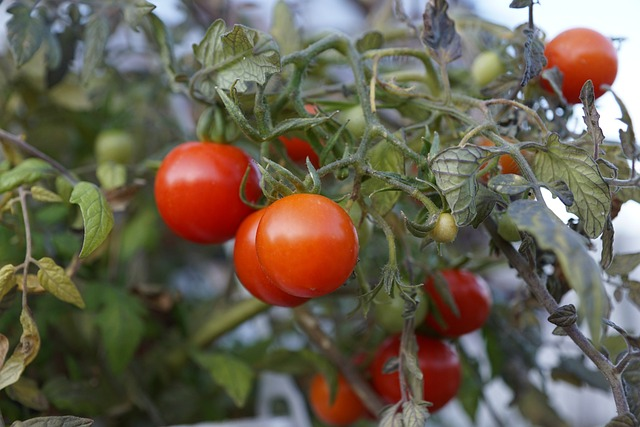
#> input picture aws_tomato/image/171.jpg, 640 x 427 px
$ python -i img_filter.py   (imports and definitions only)
#> lines starting #> are read from the running program, lines starting #| are printed output that depends on the picture
#> further down, picture is the input picture: shape (427, 640, 3); mean B, G, R 80.4, 97.4, 105.3
import cv2
import copy
import numpy as np


def homomorphic_filter(img):
    ### homomorphic filter는 gray scale image에 대해서 밖에 안 되므로
    ### YUV color space로 converting한 뒤 Y에 대해 연산을 진행
    img_YUV = cv2.cvtColor(img, cv2.COLOR_BGR2YUV)
#> img_YUV: shape (427, 640, 3); mean of channels 0, 1, 2 97.8, 119.5, 134.6

    y = copy.deepcopy(img_YUV)  # 깊은 복사로 원본에 대한 주소참조를 방지, 원본 보존 및 복사본의 독립성 유지.
    y = y[:,:,0]    # 밝기 영역 (Y)을 조절히기 위한 slicing과정
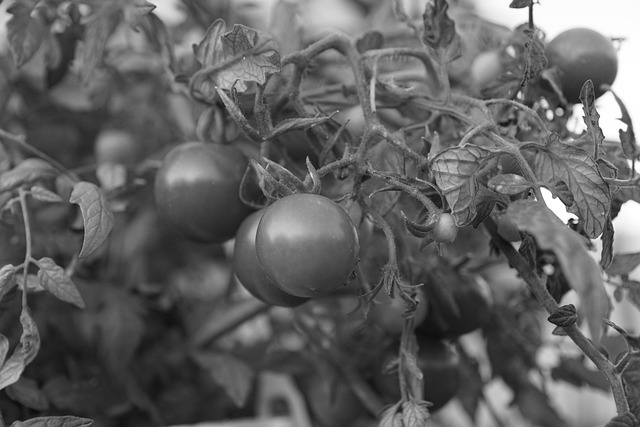
#> y: shape (427, 640); min 1, max 255, mean 97.8

    rows = y.shape[0]
#> rows = 427
    cols = y.shape[1]
#> cols = 640

    ### illumination elements와 reflectance elements를 분리하기 위해 log를 취함
    imgLog = np.log1p(np.array(y, dtype='float') / 255) # y값을 0~1사이로 조정한 뒤 log(x+1)
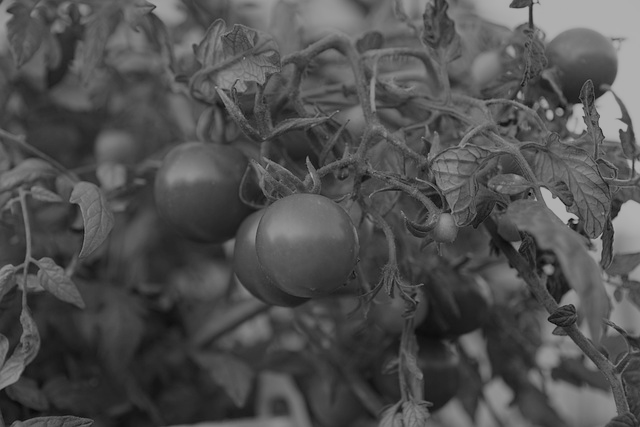
#> imgLog: shape (427, 640) float64; min 0.00391, max 0.693, mean 0.316


    ### frequency를 이미지로 나타내면 4분면에 대칭적으로 나타나므로
    ### 4분면 중 하나에 이미지를 대응시키기 위해 row와 column을 2배씩 늘려줌
    M = 2*rows + 1
#> M = 855
    N = 2*cols + 1
#> N = 1281

    ### gaussian mask 생성 sigma = 10
    sigma = 10
    (X, Y) = np.meshgrid(np.linspace(0, N-1, N), np.linspace(0, M-1, M)) # 0~N-1(and M-1) 까지 1단위로 space를 만듬

    Xc = np.ceil(N/2) # 올림 연산
#> Xc = 641
    Yc = np.ceil(M/2)
#> Yc = 428
    gaussianNumerator = (X - Xc)**2 + (Y - Yc)**2 # 가우시안 분자 생성

    ### low pass filter와 high pass filter 생성
    LPF = np.exp(-gaussianNumerator / (2*sigma*sigma))
    HPF = 1 - LPF

    ### LPF랑 HPF를 0이 가운데로 오도록iFFT함.
    ### 사실 이 부분이 잘 이해가 안 가는데 plt로 이미지를 띄워보니 shuffling을 수행한 효과가 났음
    ### 에너지를 각 귀퉁이로 모아 줌
    LPF_shift = np.fft.ifftshift(LPF.copy())
    HPF_shift = np.fft.ifftshift(HPF.copy())

    ### Log를 씌운 이미지를 FFT해서 LPF와 HPF를 곱해 LF성분과 HF성분을 나눔
    img_FFT = np.fft.fft2(imgLog.copy(), (M, N))
    img_LF = np.real(np.fft.ifft2(img_FFT.copy() * LPF_shift, (M, N))) # low frequency 성분
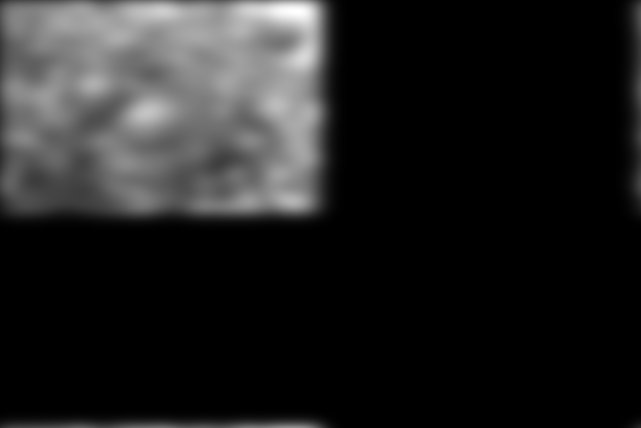
#> img_LF: shape (855, 1281) float64 (shown at 1/2 size); min -1.99e-16, max 0.592, mean 0.0781; drawn with min black and max white
    img_HF = np.real(np.fft.ifft2(img_FFT.copy() * HPF_shift, (M, N))) # high frequency 성분
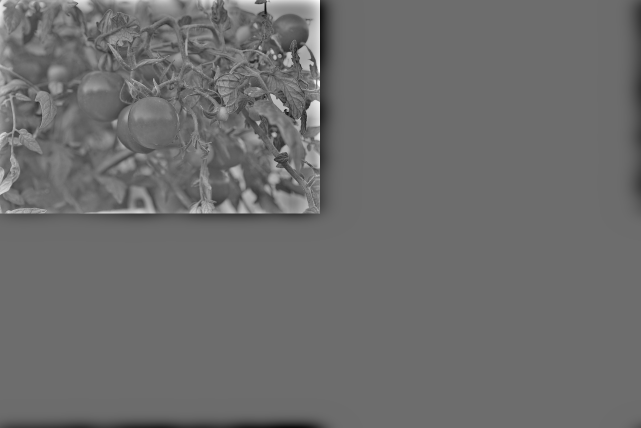
#> img_HF: shape (855, 1281) float64 (shown at 1/2 size); min -0.375, max 0.502, mean 0.000785; drawn with min black and max white

    ### 각 LF, HF 성분에 scaling factor를 곱해주어 조명값과 반사값을 조절함
    gamma1 = 0.3
    gamma2 = 1.5
    img_adjusting = gamma1*img_LF[0:rows, 0:cols] + gamma2*img_HF[0:rows, 0:cols]
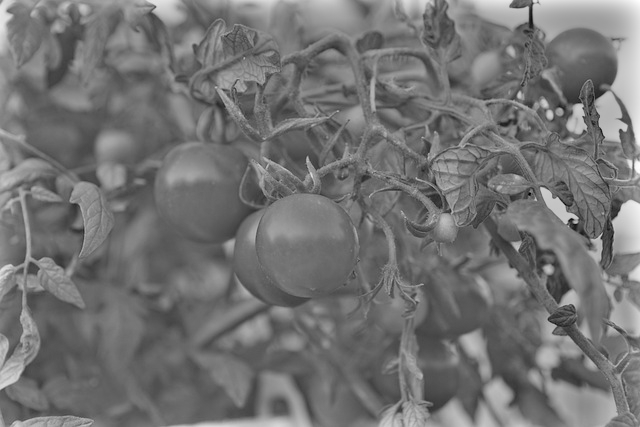
#> img_adjusting: shape (427, 640) float64; min -0.448, max 0.807, mean 0.122; drawn with min black and max white

    ### 조정된 데이터를 이제 exp 연산을 통해 이미지로 만들어줌
    img_exp = np.expm1(img_adjusting) # exp(x) + 1
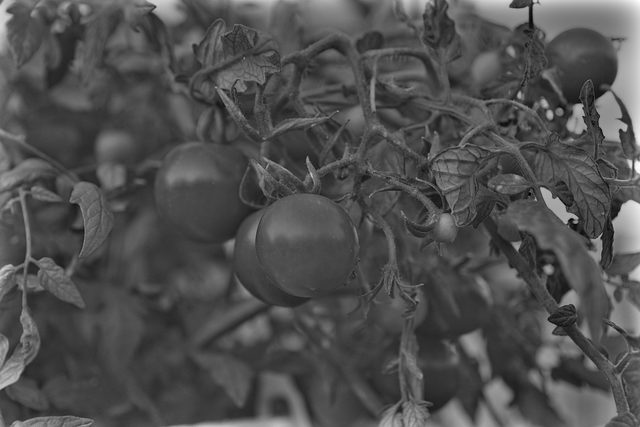
#> img_exp: shape (427, 640) float64; min -0.361, max 1.24, mean 0.142; drawn with min black and max white
    img_exp = (img_exp - np.min(img_exp)) / (np.max(img_exp) - np.min(img_exp)) # 0~1사이로 정규화
    img_out = np.array(255*img_exp, dtype = 'uint8') # 255를 곱해서 intensity값을 만들어줌

    ### 마지막으로 YUV에서 Y space를 filtering된 이미지로 교체해주고 RGB space로 converting
    img_YUV[:,:,0] = img_out
#> img_YUV: shape (427, 640, 3); mean of channels 0, 1, 2 79.6, 119.5, 134.6

    result = cv2.cvtColor(img_YUV, cv2.COLOR_YUV2BGR)
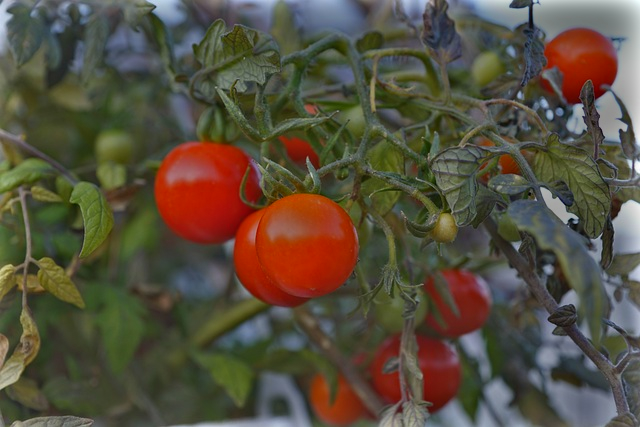
#> result: shape (427, 640, 3); mean B, G, R 62.7, 79.1, 87

    return result

def red_filter():

    return ""

def green_filter():

    return ""

def histogram_normalize(img):
    #--① 컬러 스케일을 BGR에서 YUV로 변경
    img_yuv = cv2.cvtColor(img, cv2.COLOR_BGR2YUV)

    #--② YUV 컬러 스케일의 첫번째 채널에 대해서 이퀄라이즈 적용
    img_yuv[:,:,0] = cv2.equalizeHist(img_yuv[:,:,0])

    #--③ 컬러 스케일을 YUV에서 BGR로 변경
    img2 = cv2.cvtColor(img_yuv, cv2.COLOR_YUV2BGR)

    return img2

def edge(img):

    return ""

>>> import cv2
>>> picture = cv2.imread('../../image/171.jpg')
>>> result = homomorphic_filter(picture)

$ run again, on aws_tomato/image/mixed_tomato_1.jpg
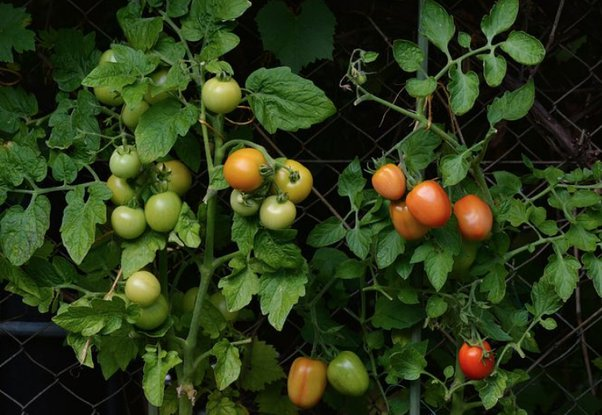
#> input picture aws_tomato/image/mixed_tomato_1.jpg, 602 x 415 px
#> picture is the input picture: shape (415, 602, 3); mean B, G, R 24, 57, 43.7
#> in homomorphic_filter, `img_exp = np.expm1(img_adjusting)`:
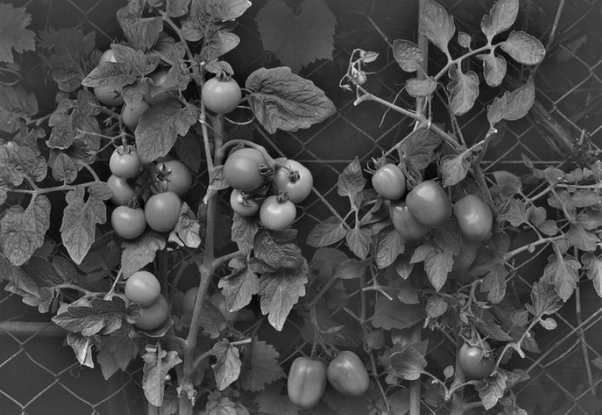
#> img_exp: shape (415, 602) float64; min -0.303, max 0.973, mean 0.0733; drawn with min black and max white
#> in homomorphic_filter, `result = cv2.cvtColor(img_YUV, cv2.COLOR_YUV2BGR)`:
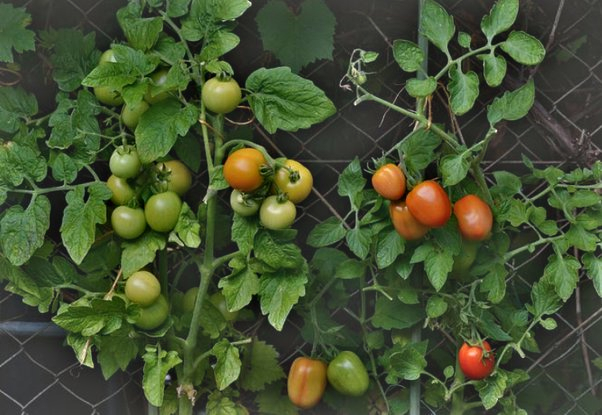
#> result: shape (415, 602, 3); mean B, G, R 49.6, 82.5, 69.1

$ run again, on aws_tomato/image/original.jpg
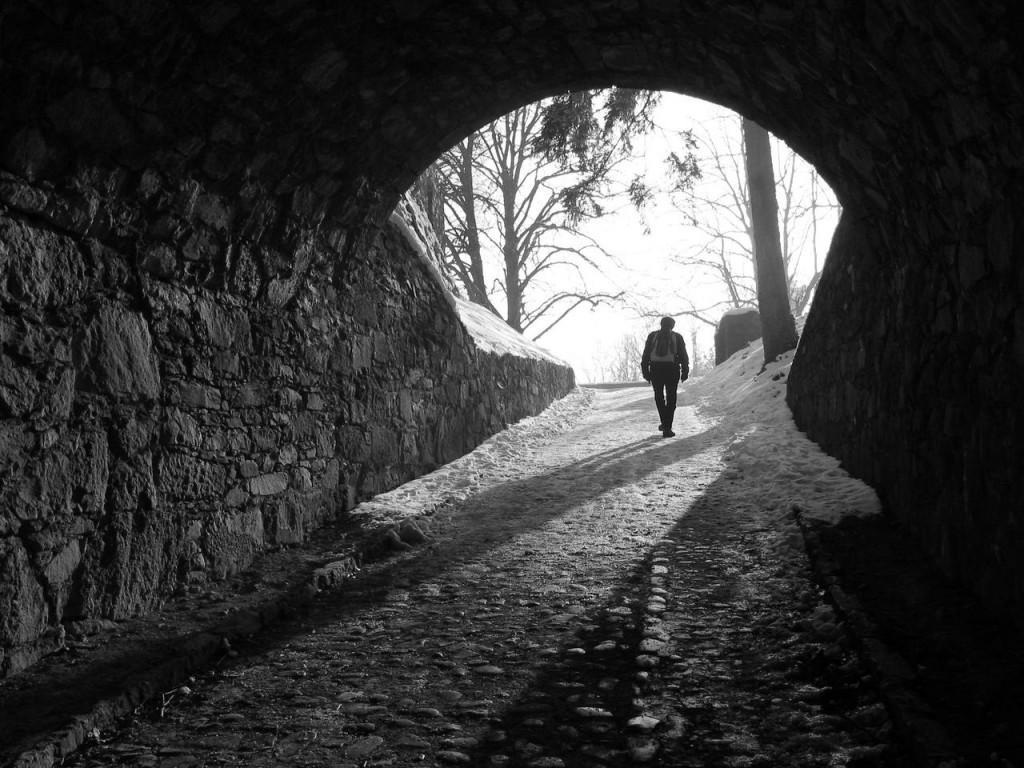
#> input picture aws_tomato/image/original.jpg, 1024 x 768 px
#> picture is the input picture: shape (768, 1024, 3); min 0, max 255, mean 56.8
#> in homomorphic_filter, `img_adjusting = gamma1*img_LF[0:rows, 0:cols] + gamma2*img_HF[0:rows, ..`:
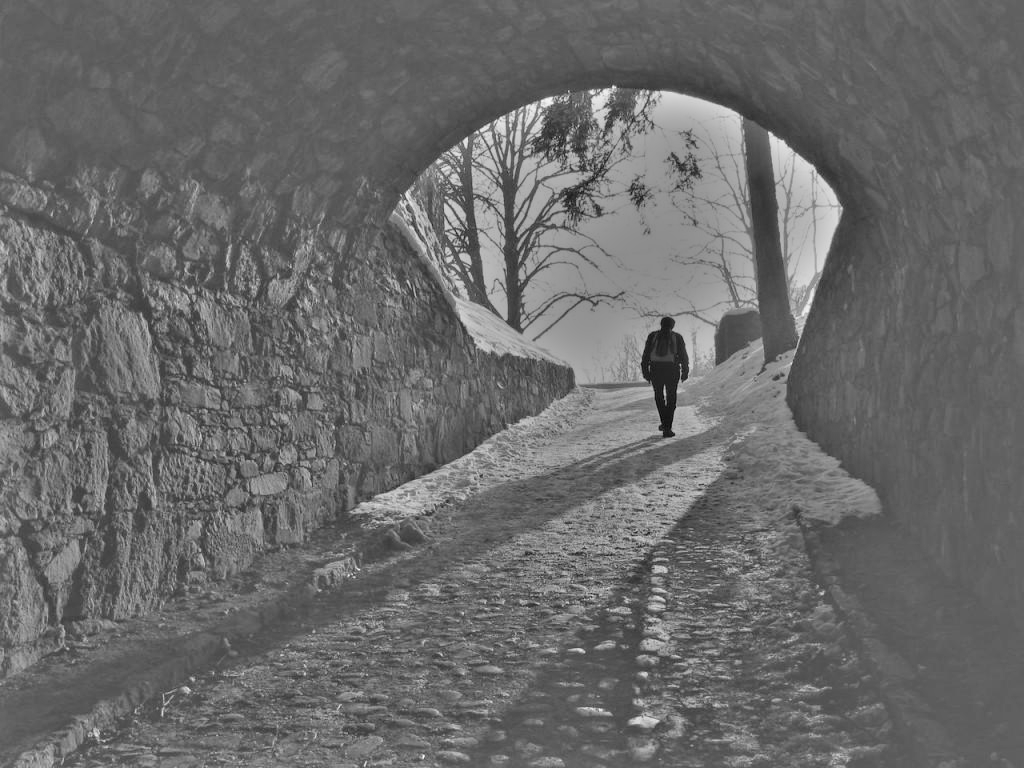
#> img_adjusting: shape (768, 1024) float64; min -0.476, max 0.807, mean 0.0607; drawn with min black and max white
#> in homomorphic_filter, `img_exp = np.expm1(img_adjusting)`:
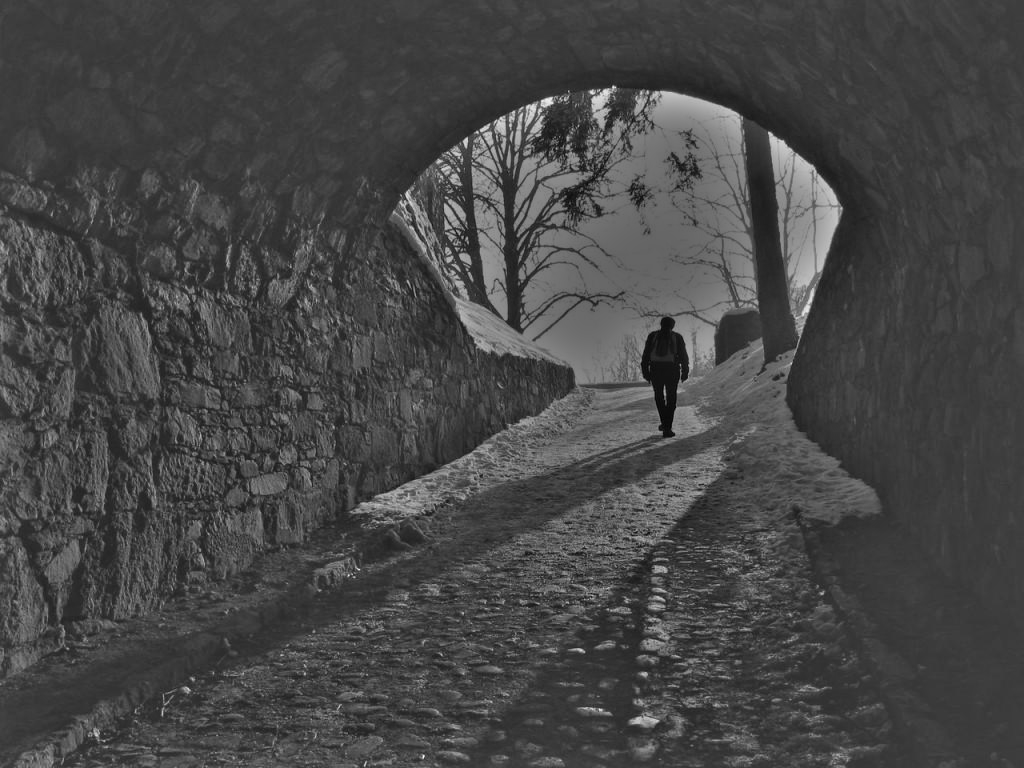
#> img_exp: shape (768, 1024) float64; min -0.379, max 1.24, mean 0.0731; drawn with min black and max white
